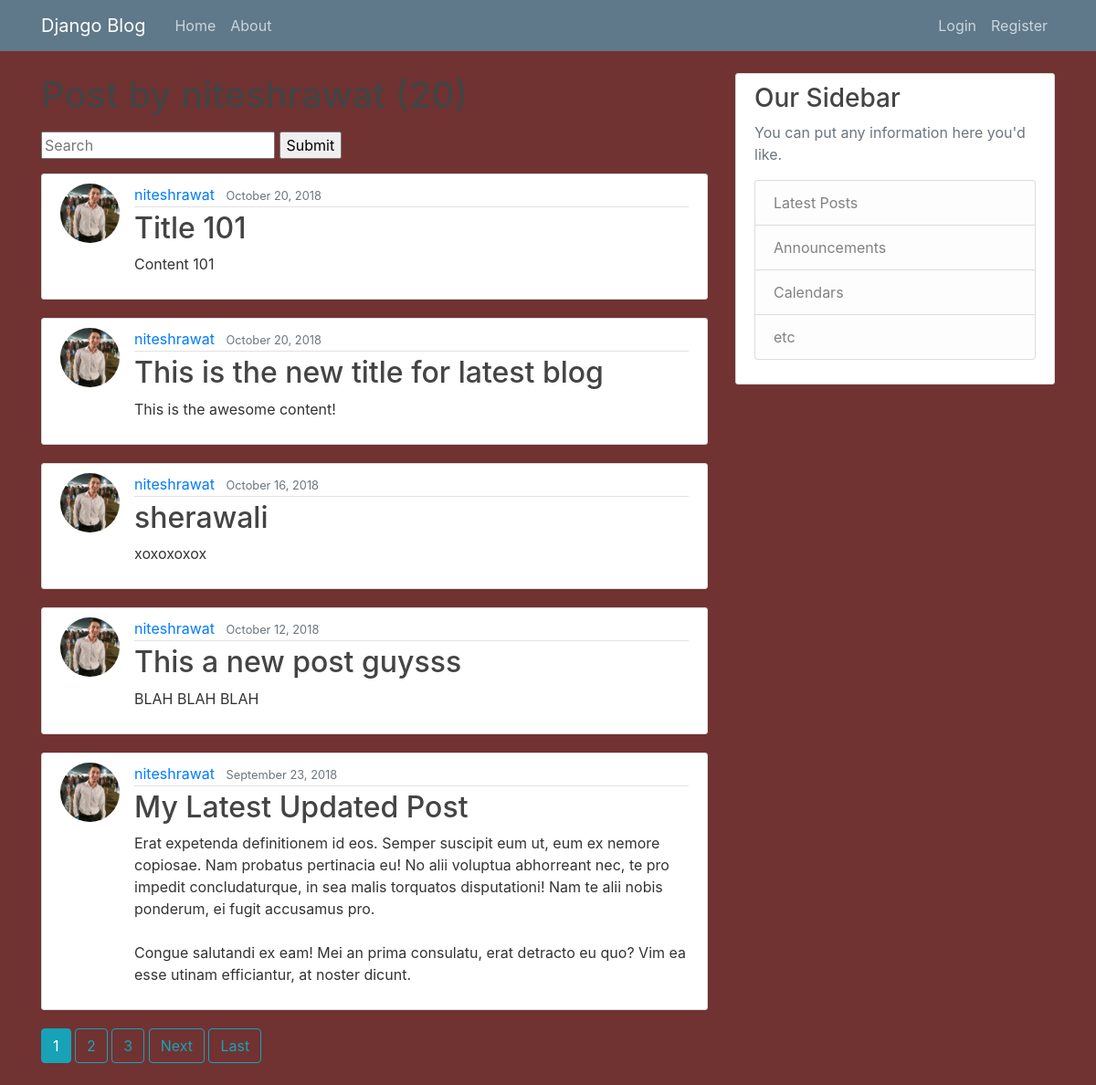
/user/niteshrawat, run on the app's committed database.
### blog/models.py (models this page shows, shortened)
class Post(models.Model):
    title = models.CharField(max_length=100)
    content = models.TextField()
    date_posted = models.DateTimeField(default=timezone.now)
    author = models.ForeignKey(User, related_name='posts', on_delete=models.CASCADE)
    class Meta:
        verbose_name = _('Post')
        verbose_name_plural = _('Posts')

### users/models.py (models this page shows, shortened)
class Profile(models.Model):
    user = models.OneToOneField(User, on_delete=models.CASCADE)
    image = models.ImageField(default='default.jpg', upload_to='profile_pics')

### blog/views.py (the view)
# urls.py: path('user/<str:username>', UserPostListView.as_view(), name='user-posts'),
class UserPostListView(ListView):
    model = Post
    template_name = 'blog/user_posts.html'  # <app>/<model>_<viewtype>.html
    context_object_name = 'posts'
    paginate_by = 5
    def get_queryset(self):
        query = self.request.GET.get('q')
        user = get_object_or_404(User, username=self.kwargs.get('username'))
        if query:
            query_set = self.model.objects.filter(Q(author=user),
                                                  Q(title__icontains=query)| Q(content__icontains=query))
            return query_set
        else:
            return self.model.objects.filter(author=user).order_by('-date_posted')

### blog/templates/blog/user_posts.html (shortened to what this page needs)
{% extends "blog/base.html" %}
{% block content %}
<h1 class="mb-3">Post by {{ view.kwargs.username }} ({{ page_obj.paginator.count }})</h1>
<form method="GET" action="">
    <input type="text" name="q" placeholder="Search">
    <input type="submit" name="Search">
</form>
{% for post in posts %}
<article class="media content-section">
    <img class="rounded-circle article-img" src="{{ post.author.profile.image.url }}">
    <div class="media-body">
        <div class="article-metadata">
            <a class="mr-2" href="{% url 'user-posts' post.author.username %}">{{ post.author }}</a>
            <small class="text-muted">{{ post.date_posted|date:"F d, Y" }}</small>
        </div>
        <h2><a class="article-title" href="{% url 'post-detail' post.id %}">{{ post.title }}</a></h2>
        <p class="article-content">{{ post.content }}</p>
    </div>
</article>
{% endfor %}
{% if is_paginated %}
{% for num in page_obj.paginator.page_range %}
{% if page_obj.number == num %}
<a class="btn btn-info mb-4" href="?page={{ num }}">{{ num }}</a>
{% elif num > page_obj.number|add:'-3' and num < page_obj.number|add:'3' %}
<a class="btn btn-outline-info mb-4" href="?page={{ num }}">{{ num }}</a>
{% endif %}
{% endfor %}
{% if page_obj.has_next %}
<a class="btn btn-outline-info mb-4" href="?page={{ page_obj.next_page_number }}">Next</a>
<a class="btn btn-outline-info mb-4" href="?page={{ page_obj.paginator.num_pages }}">Last</a>
{% endif %}
{% endif %}
{% endblock content %}

### blog/static/blog/main.css (style rules this page uses)
body { background: #713232; color: #333333; margin-top: 5rem; }
h1, h2, h3, h4, h5, h6 { color: #444444; }
.content-section { background: #ffffff; padding: 10px 20px; border: 1px solid #dddddd; border-radius: 3px; margin-bottom: 20px; }
.article-title { color: #444444; }
.article-content { white-space: pre-line; }
.article-img { height: 65px; width: 65px; margin-right: 16px; }
.article-metadata { padding-bottom: 1px; margin-bottom: 4px; border-bottom: 1px solid #e3e3e3 }

### data on the page
Post: author.profile.image (picture), author "niteshrawat", date_posted "October 20, 2018", title "Title 101", content "Content 101"
Post: author.profile.image (picture), author "niteshrawat", date_posted "October 20, 2018", title "This is the new title for latest blog", content "This is the awesome content!"
Post: author.profile.image (picture), author "niteshrawat", date_posted "October 16, 2018", title "sherawali", content "xoxoxoxox"
Post: author.profile.image (picture), author "niteshrawat", date_posted "October 12, 2018", title "This a new post guysss", content "BLAH BLAH BLAH"
Post: author.profile.image (picture), author "niteshrawat", date_posted "September 23, 2018", title "My Latest Updated Post", content "Erat expetenda definitionem id eos. Semper suscipit eum ut, eum ex nemore copiosae. Nam probatus pertinacia eu! No alii voluptua abhorreant nec, te pro impedit concludaturque, in sea malis torquatos disputationi! Nam te alii nobis ponderum, ei fugit accusamus pro. Congue salutandi ex eam! Mei an prima consulatu, erat detracto eu quo? Vim ea esse utinam efficiantur, at noster dicunt."

### other printed values
{{ num }} "1"
{{ num }} "2" "3"
